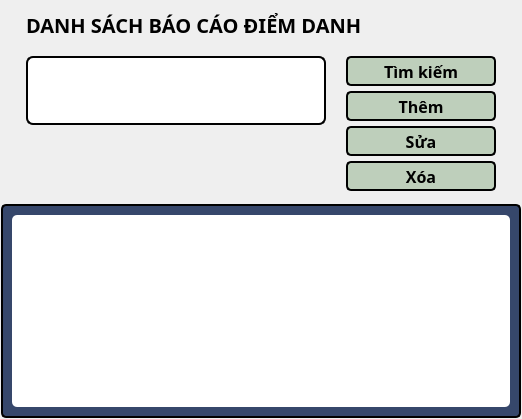
            <widget class="QWidget" name="reports_list_page">
             <layout class="QVBoxLayout" name="verticalLayout_29">
              <property name="spacing">
               <number>3</number>
              </property>
              <property name="leftMargin">
               <number>1</number>
              </property>
              <property name="topMargin">
               <number>1</number>
              </property>
              <property name="rightMargin">
               <number>1</number>
              </property>
              <property name="bottomMargin">
               <number>1</number>
              </property>
              <item>
               <widget class="QWidget" name="reports_list_controllers" native="true">
                <property name="maximumSize">
                 <size>
                  <width>16777215</width>
                  <height>200</height>
                 </size>
                </property>
                <property name="autoFillBackground">
                 <bool>false</bool>
                </property>
                <layout class="QVBoxLayout" name="verticalLayout_25">
                 <property name="spacing">
                  <number>0</number>
                 </property>
                 <property name="bottomMargin">
                  <number>0</number>
                 </property>
                 <item>
                  <widget class="QLabel" name="reports_list_name_label">
                   <property name="minimumSize">
                    <size>
                     <width>0</width>
                     <height>30</height>
                    </size>
                   </property>
                   <property name="maximumSize">
                    <size>
                     <width>16777215</width>
                     <height>30</height>
                    </size>
                   </property>
                   <property name="font">
                    <font>
                     <family>Cascadia Mono SemiBold</family>
                     <pointsize>15</pointsize>
                     <weight>75</weight>
                     <bold>true</bold>
                     <underline>false</underline>
                     <strikeout>false</strikeout>
                    </font>
                   </property>
                   <property name="layoutDirection">
                    <enum>Qt::LeftToRight</enum>
                   </property>
                   <property name="styleSheet">
                    <string notr="true">color: rgb(0, 0, 0);
padding-left: 10px;
font-weight: bold;
font-size: 15pt;</string>
                   </property>
                   <property name="text">
                    <string>DANH SÁCH BÁO CÁO ĐIỂM DANH</string>
                   </property>
                   <property name="alignment">
                    <set>Qt::AlignLeading|Qt::AlignLeft|Qt::AlignVCenter</set>
                   </property>
                  </widget>
                 </item>
                 <item>
                  <widget class="QWidget" name="widget_13" native="true">
                   <property name="minimumSize">
                    <size>
                     <width>0</width>
                     <height>150</height>
                    </size>
                   </property>
                   <layout class="QHBoxLayout" name="horizontalLayout_12">
                    <property name="bottomMargin">
                     <number>0</number>
                    </property>
                    <item>
                     <widget class="QWidget" name="widget_14" native="true">
                      <layout class="QVBoxLayout" name="verticalLayout_26">
                       <property name="spacing">
                        <number>5</number>
                       </property>
                       <property name="leftMargin">
                        <number>7</number>
                       </property>
                       <property name="topMargin">
                        <number>7</number>
                       </property>
                       <property name="rightMargin">
                        <number>7</number>
                       </property>
                       <property name="bottomMargin">
                        <number>7</number>
                       </property>
                       <item>
                        <widget class="QLineEdit" name="reports_list_input">
                         <property name="sizePolicy">
                          <sizepolicy hsizetype="Expanding" vsizetype="Expanding">
                           <horstretch>0</horstretch>
                           <verstretch>0</verstretch>
                          </sizepolicy>
                         </property>
                         <property name="minimumSize">
                          <size>
                           <width>300</width>
                           <height>30</height>
                          </size>
                         </property>
                         <property name="font">
                          <font>
                           <family>Cascadia Code</family>
                           <pointsize>10</pointsize>
                          </font>
                         </property>
                         <property name="styleSheet">
                          <string notr="true">background-color: rgb(255, 255, 255);
border-radius: 7px;
border: 2px solid #000;</string>
                         </property>
                         <property name="inputMask">
                          <string/>
                         </property>
                         <property name="text">
                          <string/>
                         </property>
                        </widget>
                       </item>
                       <item>
                        <spacer name="verticalSpacer_8">
                         <property name="orientation">
                          <enum>Qt::Vertical</enum>
                         </property>
                         <property name="sizeHint" stdset="0">
                          <size>
                           <width>20</width>
                           <height>46</height>
                          </size>
                         </property>
                        </spacer>
                       </item>
                      </layout>
                     </widget>
                    </item>
                    <item>
                     <widget class="QWidget" name="widget_15" native="true">
                      <property name="minimumSize">
                       <size>
                        <width>150</width>
                        <height>0</height>
                       </size>
                      </property>
                      <layout class="QVBoxLayout" name="verticalLayout_27">
                       <property name="spacing">
                        <number>5</number>
                       </property>
                       <property name="leftMargin">
                        <number>7</number>
                       </property>
                       <property name="topMargin">
                        <number>7</number>
                       </property>
                       <property name="rightMargin">
                        <number>7</number>
                       </property>
                       <property name="bottomMargin">
                        <number>7</number>
                       </property>
                       <item>
                        <widget class="QPushButton" name="reports_list_search_btn">
                         <property name="minimumSize">
                          <size>
                           <width>150</width>
                           <height>30</height>
                          </size>
                         </property>
                         <property name="maximumSize">
                          <size>
                           <width>10</width>
                           <height>30</height>
                          </size>
                         </property>
                         <property name="font">
                          <font>
                           <family>Cascadia Code</family>
                           <pointsize>12</pointsize>
                           <weight>75</weight>
                           <bold>true</bold>
                          </font>
                         </property>
                         <property name="styleSheet">
                          <string notr="true">background-color: rgb(190,207,187);
color: rgb(0,0,0);
border-radius: 5px;
border: 2px solid #000;
font-weight: bold;
font-size: 12pt;</string>
                         </property>
                         <property name="text">
                          <string>Tìm kiếm</string>
                         </property>
                         <property name="iconSize">
                          <size>
                           <width>25</width>
                           <height>25</height>
                          </size>
                         </property>
                        </widget>
                       </item>
                       <item>
                        <widget class="QPushButton" name="reports_list_add_btn">
                         <property name="minimumSize">
                          <size>
                           <width>150</width>
                           <height>30</height>
                          </size>
                         </property>
                         <property name="maximumSize">
                          <size>
                           <width>150</width>
                           <height>30</height>
                          </size>
                         </property>
                         <property name="font">
                          <font>
                           <family>Cascadia Code</family>
                           <pointsize>12</pointsize>
                           <weight>75</weight>
                           <bold>true</bold>
                          </font>
                         </property>
                         <property name="styleSheet">
                          <string notr="true">background-color: rgb(190,207,187);
color: rgb(0,0,0);
border-radius: 5px;
border: 2px solid #000;
font-weight: bold;
font-size: 12pt;</string>
                         </property>
                         <property name="text">
                          <string>Thêm</string>
                         </property>
                         <property name="icon">
                          <iconset>
                           <normaloff>:/icons/zap.svg</normaloff>:/icons/zap.svg</iconset>
                         </property>
                         <property name="iconSize">
                          <size>
                           <width>25</width>
                           <height>25</height>
                          </size>
                         </property>
                        </widget>
                       </item>
                       <item>
                        <widget class="QPushButton" name="reports_list_edit_btn">
                         <property name="minimumSize">
                          <size>
                           <width>150</width>
                           <height>30</height>
                          </size>
                         </property>
                         <property name="maximumSize">
                          <size>
                           <width>150</width>
                           <height>30</height>
                          </size>
                         </property>
                         <property name="font">
                          <font>
                           <family>Cascadia Code</family>
                           <pointsize>12</pointsize>
                           <weight>75</weight>
                           <bold>true</bold>
                          </font>
                         </property>
                         <property name="styleSheet">
                          <string notr="true">background-color: rgb(190,207,187);
color: rgb(0,0,0);
border-radius: 5px;
border: 2px solid #000;
font-weight: bold;
font-size: 12pt;</string>
                         </property>
                         <property name="text">
                          <string>Sửa</string>
                         </property>
                         <property name="icon">
                          <iconset>
                           <normaloff>:/icons/zap.svg</normaloff>:/icons/zap.svg</iconset>
                         </property>
                         <property name="iconSize">
                          <size>
                           <width>25</width>
                           <height>25</height>
                          </size>
                         </property>
                        </widget>
                       </item>
                       <item>
                        <widget class="QPushButton" name="reports_list_del_btn">
                         <property name="minimumSize">
                          <size>
                           <width>150</width>
                           <height>30</height>
                          </size>
                         </property>
                         <property name="maximumSize">
                          <size>
                           <width>150</width>
                           <height>30</height>
                          </size>
                         </property>
                         <property name="font">
                          <font>
                           <family>Cascadia Code</family>
                           <pointsize>12</pointsize>
                           <weight>75</weight>
                           <bold>true</bold>
                          </font>
                         </property>
                         <property name="styleSheet">
                          <string notr="true">background-color: rgb(190,207,187);
color: rgb(0,0,0);
border-radius: 5px;
border: 2px solid #000;
font-weight: bold;
font-size: 12pt;</string>
                         </property>
                         <property name="text">
                          <string>Xóa</string>
                         </property>
                         <property name="icon">
                          <iconset>
                           <normaloff>:/icons/zap.svg</normaloff>:/icons/zap.svg</iconset>
                         </property>
                         <property name="iconSize">
                          <size>
                           <width>25</width>
                           <height>25</height>
                          </size>
                         </property>
                        </widget>
                       </item>
                       <item>
                        <spacer name="verticalSpacer_9">
                         <property name="orientation">
                          <enum>Qt::Vertical</enum>
                         </property>
                         <property name="sizeHint" stdset="0">
                          <size>
                           <width>20</width>
                           <height>40</height>
                          </size>
                         </property>
                        </spacer>
                       </item>
                      </layout>
                     </widget>
                    </item>
                   </layout>
                  </widget>
                 </item>
                </layout>
               </widget>
              </item>
              <item>
               <widget class="QWidget" name="reports_list_view" native="true">
                <property name="font">
                 <font>
                  <family>Cascadia Code</family>
                 </font>
                </property>
                <property name="styleSheet">
                 <string notr="true">border-radius: 5px;
background-color:rgb(54, 71, 107); 
border-radius: 5px;
border: 2px solid #000;
</string>
                </property>
                <layout class="QVBoxLayout" name="verticalLayout_24">
                 <property name="spacing">
                  <number>0</number>
                 </property>
                 <property name="leftMargin">
                  <number>11</number>
                 </property>
                 <property name="topMargin">
                  <number>11</number>
                 </property>
                 <property name="rightMargin">
                  <number>11</number>
                 </property>
                 <property name="bottomMargin">
                  <number>11</number>
                 </property>
                 <item>
                  <widget class="QTableWidget" name="reports_list_table">
                   <property name="font">
                    <font>
                     <family>Cascadia Code</family>
                    </font>
                   </property>
                   <property name="styleSheet">
                    <string notr="true">border-radius: 5px;
border: 0px;
background-color: rgb(255, 255, 255);</string>
                   </property>
                   <property name="verticalScrollMode">
                    <enum>QAbstractItemView::ScrollPerPixel</enum>
                   </property>
                   <property name="horizontalScrollMode">
                    <enum>QAbstractItemView::ScrollPerPixel</enum>
                   </property>
                  </widget>
                 </item>
                </layout>
               </widget>
              </item>
             </layout>
            </widget>
